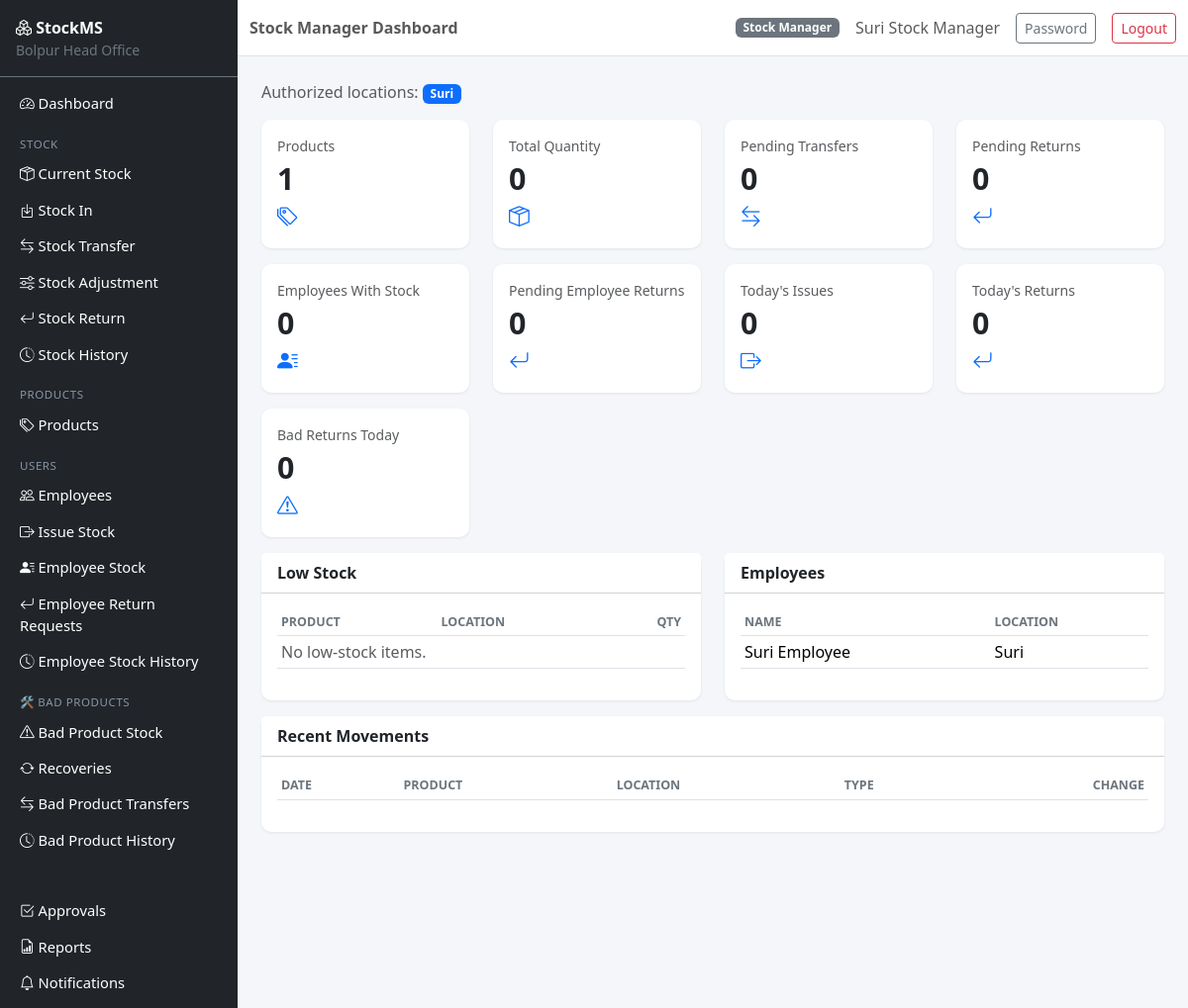
/dashboard (signed in), run on the app's committed database.
### app/models.py (models this page shows, shortened)
class User(UserMixin, db.Model):
    __tablename__ = "users"
    id = db.Column(db.Integer, primary_key=True)
    username = db.Column(db.String(64), unique=True, nullable=False, index=True)
    email = db.Column(db.String(120), unique=True, nullable=False, index=True)
    password_hash = db.Column(db.String(255), nullable=False)
    full_name = db.Column(db.String(120), nullable=False)
    role = db.Column(db.String(20), nullable=False, default=ROLE_EMPLOYEE)
    is_active = db.Column(db.Boolean, default=True, nullable=False)
    created_at = db.Column(db.DateTime, default=datetime.utcnow)
    updated_at = db.Column(db.DateTime, default=datetime.utcnow, onupdate=datetime.utcnow)
    last_login_at = db.Column(db.DateTime)
    manager_assignments = db.relationship(
        "StockManagerAssignment", back_populates="user", foreign_keys="StockManagerAssignment.user_id"
    )
    employee_profile = db.relationship(
        "Employee", back_populates="user", uselist=False, foreign_keys="Employee.user_id"
    )
    def is_main_admin(self):
        return self.role == ROLE_MAIN_ADMIN
    def is_stock_manager(self):
        return self.role == ROLE_STOCK_MANAGER
    def is_employee(self):
        return self.role == ROLE_EMPLOYEE
    def authorized_location_ids(self):
        if self.role == ROLE_STOCK_MANAGER:
            return [a.location_id for a in self.manager_assignments if a.is_active]
        if self.role == ROLE_EMPLOYEE and self.employee_profile:
            return [self.employee_profile.location_id]
        return []

class Location(db.Model):
    __tablename__ = "locations"
    id = db.Column(db.Integer, primary_key=True)
    code = db.Column(db.String(10), unique=True, nullable=False)
    name = db.Column(db.String(120), nullable=False)
    address = db.Column(db.String(255))
    is_active = db.Column(db.Boolean, default=True, nullable=False)
    created_at = db.Column(db.DateTime, default=datetime.utcnow)
    updated_at = db.Column(db.DateTime, default=datetime.utcnow, onupdate=datetime.utcnow)
    manager_assignments = db.relationship("StockManagerAssignment", back_populates="location")
    employees = db.relationship("Employee", back_populates="location")

class Employee(db.Model):
    __tablename__ = "employees"
    id = db.Column(db.Integer, primary_key=True)
    employee_code = db.Column(db.String(20), unique=True, nullable=False)
    user_id = db.Column(db.Integer, db.ForeignKey("users.id"), unique=True, nullable=False)
    location_id = db.Column(db.Integer, db.ForeignKey("locations.id"), nullable=False)
    stock_manager_id = db.Column(db.Integer, db.ForeignKey("users.id"))  # supervising manager
    phone = db.Column(db.String(20))
    designation = db.Column(db.String(100))
    department = db.Column(db.String(100))
    joined_at = db.Column(db.DateTime, default=datetime.utcnow)
    is_active = db.Column(db.Boolean, default=True, nullable=False)
    created_at = db.Column(db.DateTime, default=datetime.utcnow)
    updated_at = db.Column(db.DateTime, default=datetime.utcnow, onupdate=datetime.utcnow)
    user = db.relationship("User", back_populates="employee_profile", foreign_keys=[user_id])
    location = db.relationship("Location", back_populates="employees")
    stock_manager = db.relationship("User", foreign_keys=[stock_manager_id])

### app/blueprints/main/routes.py (the view)
@bp.route("/")
@bp.route("/dashboard")
@login_required
def dashboard():
    if current_user.is_main_admin():
        return _admin_dashboard()
    elif current_user.is_stock_manager():
        return _manager_dashboard()
    else:
        return _employee_dashboard()

### app/services/permission_service.py (called while the page is built)
def accessible_location_ids(user):
    if user.role == ROLE_MAIN_ADMIN:
        return None
    return user.authorized_location_ids()

### app/templates/main/dashboard_manager.html (shortened to what this page needs)
{% extends "base.html" %}
{% block page_title %}Stock Manager Dashboard{% endblock %}
{% block content %}
<div class="mb-3 text-muted">Authorized locations: {% for l in locations %}<span class="badge bg-primary me-1">{{ l.name }}</span>{% endfor %}</div>
<div class="row">
    {% with label="Products", value=total_products, icon="bi-tags" %}{% include "main/_stat_card.html" %}{% endwith %}
    {% with label="Total Quantity", value=total_qty, icon="bi-box-seam" %}{% include "main/_stat_card.html" %}{% endwith %}
    {% with label="Pending Transfers", value=pending_transfers, icon="bi-arrow-left-right" %}{% include "main/_stat_card.html" %}{% endwith %}
    {% with label="Pending Returns", value=pending_returns, icon="bi-arrow-return-left" %}{% include "main/_stat_card.html" %}{% endwith %}
</div>
<div class="row">
    {% with label="Employees With Stock", value=employees_with_stock, icon="bi-person-lines-fill" %}{% include "main/_stat_card.html" %}{% endwith %}
    {% with label="Pending Employee Returns", value=pending_employee_returns, icon="bi-arrow-return-left" %}{% include "main/_stat_card.html" %}{% endwith %}
    {% with label="Today's Issues", value=today_issues, icon="bi-box-arrow-right" %}{% include "main/_stat_card.html" %}{% endwith %}
    {% with label="Today's Returns", value=today_returns, icon="bi-arrow-return-left" %}{% include "main/_stat_card.html" %}{% endwith %}
    {% with label="Bad Returns Today", value=bad_returns_today, icon="bi-exclamation-triangle" %}{% include "main/_stat_card.html" %}{% endwith %}
</div>
<div class="row">
    <div class="col-md-6">
        <div class="card mb-3">
            <div class="card-header bg-white fw-semibold">Low Stock</div>
            <div class="card-body">
                <table class="table table-sm">
                    <thead><tr><th>Product</th><th>Location</th><th class="text-end">Qty</th></tr></thead>
                    <tbody>
                    {% for stock, product, location in low_stock %}
                        <tr><td>{{ product.name }}</td><td>{{ location.name }}</td><td class="text-end text-danger fw-semibold">{{ stock.quantity }}</td></tr>
                    {% else %}
                        <tr><td colspan="3" class="text-muted">No low-stock items.</td></tr>
                    {% endfor %}
                    </tbody>
                </table>
            </div>
        </div>
    </div>
    <div class="col-md-6">
        <div class="card mb-3">
            <div class="card-header bg-white fw-semibold">Employees</div>
            <div class="card-body">
                <table class="table table-sm">
                    <thead><tr><th>Name</th><th>Location</th></tr></thead>
                    <tbody>
                    {% for e in employees %}
                        <tr><td>{{ e.user.full_name }}</td><td>{{ e.location.name }}</td></tr>
                    {% else %}
                        <tr><td colspan="2" class="text-muted">No employees assigned.</td></tr>
                    {% endfor %}
                    </tbody>
                </table>
            </div>
        </div>
    </div>
</div>
<div class="card">
    <div class="card-header bg-white fw-semibold">Recent Movements</div>
    <div class="card-body">
        <table class="table table-sm">
            <thead><tr><th>Date</th><th>Product</th><th>Location</th><th>Type</th><th class="text-end">Change</th></tr></thead>
        </table>
    </div>
</div>
{% endblock %}

### app/templates/base.html (shortened to what this page needs)
<!DOCTYPE html>
<html lang="en">
<head>
    <link href="https://cdn.jsdelivr.net/npm/bootstrap@5.3.3/dist/css/bootstrap.min.css" rel="stylesheet">
    <link href="https://cdn.jsdelivr.net/npm/bootstrap-icons@1.11.3/font/bootstrap-icons.css" rel="stylesheet">
    <link href="{{ url_for('static', filename='css/app.css') }}" rel="stylesheet">
</head>
<body>
{% if current_user.is_authenticated %}
<div class="d-flex" id="wrapper">
    <nav class="sidebar bg-dark text-white" id="sidebar">
        <div class="sidebar-brand p-3 border-bottom border-secondary">
            <i class="bi bi-boxes"></i> <strong>StockMS</strong>
            <div class="small text-secondary">Bolpur Head Office</div>
        </div>
        <ul class="nav flex-column p-2">
            <li class="nav-item"><a class="nav-link text-white" href="{{ url_for('main.dashboard') }}"><i class="bi bi-speedometer2"></i> Dashboard</a></li>
            <li class="nav-item sidebar-heading">Stock</li>
            <li class="nav-item"><a class="nav-link text-white" href="{{ url_for('stock.current_stock') }}"><i class="bi bi-box-seam"></i> Current Stock</a></li>
            {% if current_user.is_main_admin() or current_user.is_stock_manager() %}
            <li class="nav-item"><a class="nav-link text-white" href="{{ url_for('stock.stock_in') }}"><i class="bi bi-box-arrow-in-down"></i> Stock In</a></li>
            {% endif %}
            <li class="nav-item"><a class="nav-link text-white" href="{{ url_for('transfers.list_transfers') }}"><i class="bi bi-arrow-left-right"></i> Stock Transfer</a></li>
            <li class="nav-item"><a class="nav-link text-white" href="{{ url_for('adjustments.list_adjustments') }}"><i class="bi bi-sliders"></i> Stock Adjustment</a></li>
            <li class="nav-item"><a class="nav-link text-white" href="{{ url_for('returns.list_returns') }}"><i class="bi bi-arrow-return-left"></i> Stock Return</a></li>
            <li class="nav-item"><a class="nav-link text-white" href="{{ url_for('stock.stock_history') }}"><i class="bi bi-clock-history"></i> Stock History</a></li>
            <li class="nav-item sidebar-heading">Products</li>
            <li class="nav-item"><a class="nav-link text-white" href="{{ url_for('catalog.list_products') }}"><i class="bi bi-tags"></i> Products</a></li>
            {% if current_user.is_main_admin() or current_user.is_stock_manager() %}
            <li class="nav-item sidebar-heading">Users</li>
            <li class="nav-item"><a class="nav-link text-white" href="{{ url_for('users.list_employees') }}"><i class="bi bi-people"></i> Employees</a></li>
            <li class="nav-item"><a class="nav-link text-white" href="{{ url_for('employee_stock.issue_stock') }}"><i class="bi bi-box-arrow-right"></i> Issue Stock</a></li>
            <li class="nav-item"><a class="nav-link text-white" href="{{ url_for('employee_stock.employee_stock_overview') }}"><i class="bi bi-person-lines-fill"></i> Employee Stock</a></li>
            <li class="nav-item"><a class="nav-link text-white" href="{{ url_for('employee_stock.list_returns') }}"><i class="bi bi-arrow-return-left"></i> Employee Return Requests</a></li>
            <li class="nav-item"><a class="nav-link text-white" href="{{ url_for('employee_stock.history') }}"><i class="bi bi-clock-history"></i> Employee Stock History</a></li>
            {% endif %}
            <li class="nav-item sidebar-heading">🛠 Bad Products</li>
            <li class="nav-item"><a class="nav-link text-white" href="{{ url_for('bad_products.stock') }}"><i class="bi bi-exclamation-triangle"></i> Bad Product Stock</a></li>
            <li class="nav-item"><a class="nav-link text-white" href="{{ url_for('bad_products.list_recoveries') }}"><i class="bi bi-arrow-repeat"></i> Recoveries</a></li>
            <li class="nav-item"><a class="nav-link text-white" href="{{ url_for('bad_products.list_transfers') }}"><i class="bi bi-arrow-left-right"></i> Bad Product Transfers</a></li>
            <li class="nav-item"><a class="nav-link text-white" href="{{ url_for('bad_products.history') }}"><i class="bi bi-clock-history"></i> Bad Product History</a></li>
            <li class="nav-item sidebar-heading">&nbsp;</li>
            <li class="nav-item"><a class="nav-link text-white" href="{{ url_for('approvals.pending') }}"><i class="bi bi-check2-square"></i> Approvals</a></li>
            <li class="nav-item"><a class="nav-link text-white" href="{{ url_for('reports.index') }}"><i class="bi bi-file-earmark-bar-graph"></i> Reports</a></li>
            <li class="nav-item"><a class="nav-link text-white" href="{{ url_for('notifications.list_notifications') }}"><i class="bi bi-bell"></i> Notifications
            </a></li>
        </ul>
    </nav>
    <div class="flex-grow-1">
        <nav class="navbar navbar-expand-lg navbar-light bg-white border-bottom sticky-top">
            <div class="container-fluid">
                <span class="navbar-text fw-semibold">{% block page_title %}{% endblock %}</span>
                <div class="ms-auto d-flex align-items-center gap-3">
                    <span class="badge bg-secondary">{{ current_user.role.replace('_',' ')|title }}</span>
                    <span class="text-muted">{{ current_user.full_name }}</span>
                    <a href="{{ url_for('auth.change_password') }}" class="btn btn-sm btn-outline-secondary">Password</a>
                    <a href="{{ url_for('auth.logout') }}" class="btn btn-sm btn-outline-danger">Logout</a>
                </div>
            </div>
        </nav>
        <main class="container-fluid p-4">
            {% block content %}{% endblock %}
        </main>
    </div>
</div>
{% endif %}
</body>
</html>

### app/static/css/app.css (style rules this page uses)
body { background-color: #f4f6f9; }
.sidebar { width: 240px; min-height: 100vh; }
.sidebar .nav-link { padding: 0.45rem 0.75rem; border-radius: 6px; font-size: 0.92rem; }
.sidebar-heading { color: #8a94a6; text-transform: uppercase; font-size: 0.72rem; letter-spacing: .05em; padding: 0.9rem 0.75rem 0.2rem; }
.card { border: none; box-shadow: 0 1px 3px rgba(0,0,0,0.08); border-radius: 10px; }
.table thead th { font-size: 0.78rem; text-transform: uppercase; color: #6c757d; border-top: none; }

### data on the page
User: role.replace "Stock Manager", full_name "Suri Stock Manager"
Location: name "Suri"
Employee: user.full_name "Suri Employee", location.name "Suri"

### other printed values
{{ label }} "Products Total Quantity Pending Transfers Pending Returns Employees With Stock Pending Employee Returns Today's Issues Today's Returns Bad Returns Today"
{{ value }} "1 0 0 0 0 0 0 0 0"
